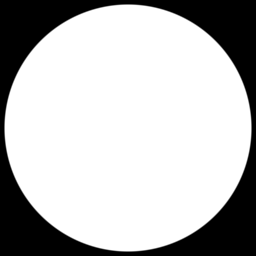
%> input picture TSBB08_lab1/circle.tif, 256 x 256 px
$ octave DeriveCircle.m   (GNU Octave 9; MATLAB toolbox functions it lacks are replaced by stand-ins)
%> lines starting %> are read from the running program, lines starting %| are printed output that depends on the picture
im = double(imread('circle.tif'));
%> im: size 256x256 double; min 0, max 255, mean 186.4; mean of the top-left, top-right, bottom-left and bottom-right quarters 186.4, 186.4, 186.4, 186.4

figure(1)
colormap(gray(256))
subplot(2,2,1), imagesc(im, [0 255])
axis image; axis off; title('original image'); colorbar

cd = [1 0 -1]/2;
imdx = conv2(im,cd,'same');
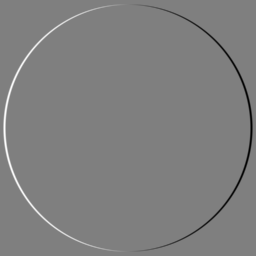
%> imdx: size 256x256 double; min -127.5, max 127.5, mean 0; drawn with min black and max white
subplot(2,2,3), imagesc(imdx, [-128 127])
axis image; axis off; title('sobelx image'); colorbar

cd2 = [1; 0; -1]/2;
imdy = conv2(im,cd2,'same');
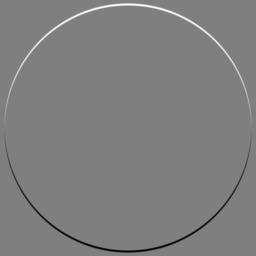
%> imdy: size 256x256 double; min -127.5, max 127.5, mean 0; mean of the top-left, top-right, bottom-left and bottom-right quarters 1.9, 1.9, -1.9, -1.9; drawn with min black and max white
subplot(2,2,4), imagesc(imdy, [-128 127])
axis image; axis off; title('sobely image'); colorbar

cd3 = conv(cd, cd);
cd4 = conv2(cd2, cd2);
imdx2 = conv2(im, cd3,'same');
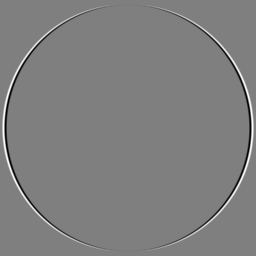
%> imdx2: size 256x256 double; min -63.75, max 63.75, mean 0; drawn with min black and max white
imdy2 = conv2(im, cd4,'same');
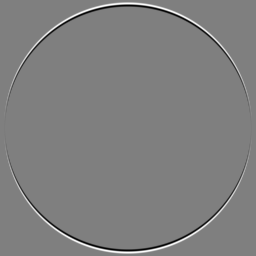
%> imdy2: size 256x256 double; min -63.75, max 63.75, mean 0; mean of the top-left, top-right, bottom-left and bottom-right quarters 0, 0, 0, 0; drawn with min black and max white

magngrad =  sqrt(pow2(imdx2) + pow2(imdy2));
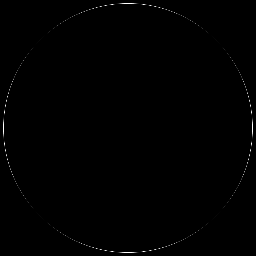
%> magngrad: size 256x256 double; min 1.78e-08, max 3.94e+09, mean 12113302.2; drawn with min black and max white
subplot(2,2,2), imagesc(magngrad, [0 150])
axis image; axis off; title('magngrad image'); colorbar
